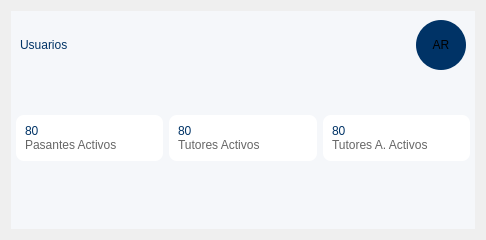
        <widget class="QWidget" name="Pag2_Usuarios">
         <layout class="QVBoxLayout" name="verticalLayout_7">
          <item>
           <widget class="QFrame" name="frame_15">
            <property name="styleSheet">
             <string notr="true">QFrame{
	background-color: rgb(245, 247, 250);
	border:none;
}</string>
            </property>
            <property name="frameShape">
             <enum>QFrame::Shape::StyledPanel</enum>
            </property>
            <property name="frameShadow">
             <enum>QFrame::Shadow::Raised</enum>
            </property>
            <layout class="QVBoxLayout" name="verticalLayout_24" stretch="1,2,7">
             <property name="spacing">
              <number>6</number>
             </property>
             <property name="leftMargin">
              <number>0</number>
             </property>
             <property name="topMargin">
              <number>0</number>
             </property>
             <property name="rightMargin">
              <number>0</number>
             </property>
             <property name="bottomMargin">
              <number>0</number>
             </property>
             <item>
              <widget class="QFrame" name="frame_16">
               <property name="frameShape">
                <enum>QFrame::Shape::StyledPanel</enum>
               </property>
               <property name="frameShadow">
                <enum>QFrame::Shadow::Raised</enum>
               </property>
               <layout class="QHBoxLayout" name="horizontalLayout_10">
                <item>
                 <widget class="QLabel" name="label_34">
                  <property name="styleSheet">
                   <string notr="true">color: rgb(0, 51, 102);
font: 800 16pt &quot;Segoe UI&quot;;</string>
                  </property>
                  <property name="text">
                   <string>Usuarios</string>
                  </property>
                 </widget>
                </item>
                <item>
                 <spacer name="horizontalSpacer_5">
                  <property name="orientation">
                   <enum>Qt::Orientation::Horizontal</enum>
                  </property>
                  <property name="sizeHint" stdset="0">
                   <size>
                    <width>342</width>
                    <height>20</height>
                   </size>
                  </property>
                 </spacer>
                </item>
                <item>
                 <widget class="QFrame" name="frame_32">
                  <property name="styleSheet">
                   <string notr="true">background-color: rgb(0, 51, 102);

border-radius: 25px;
border: none;
min-width:50px;
min-height:50px;
max-width:50px;
max-height:50px;</string>
                  </property>
                  <property name="frameShape">
                   <enum>QFrame::Shape::StyledPanel</enum>
                  </property>
                  <property name="frameShadow">
                   <enum>QFrame::Shadow::Raised</enum>
                  </property>
                  <layout class="QVBoxLayout" name="verticalLayout_28">
                   <property name="spacing">
                    <number>0</number>
                   </property>
                   <property name="leftMargin">
                    <number>0</number>
                   </property>
                   <property name="topMargin">
                    <number>0</number>
                   </property>
                   <property name="rightMargin">
                    <number>0</number>
                   </property>
                   <property name="bottomMargin">
                    <number>0</number>
                   </property>
                   <item>
                    <widget class="QLabel" name="label_35">
                     <property name="styleSheet">
                      <string notr="true">background-color: transparent;
font: 20pt &quot;Segoe UI&quot;;
</string>
                     </property>
                     <property name="text">
                      <string>AR</string>
                     </property>
                     <property name="alignment">
                      <set>Qt::AlignmentFlag::AlignCenter</set>
                     </property>
                    </widget>
                   </item>
                  </layout>
                 </widget>
                </item>
               </layout>
              </widget>
             </item>
             <item>
              <widget class="QFrame" name="frame_33">
               <property name="frameShape">
                <enum>QFrame::Shape::StyledPanel</enum>
               </property>
               <property name="frameShadow">
                <enum>QFrame::Shadow::Raised</enum>
               </property>
               <layout class="QHBoxLayout" name="horizontalLayout_11">
                <property name="leftMargin">
                 <number>5</number>
                </property>
                <property name="topMargin">
                 <number>30</number>
                </property>
                <property name="rightMargin">
                 <number>5</number>
                </property>
                <property name="bottomMargin">
                 <number>30</number>
                </property>
                <item>
                 <widget class="QFrame" name="frame_34">
                  <property name="styleSheet">
                   <string notr="true">background-color: rgb(255, 255, 255);
border:none;
border-radius:8px</string>
                  </property>
                  <property name="frameShape">
                   <enum>QFrame::Shape::StyledPanel</enum>
                  </property>
                  <property name="frameShadow">
                   <enum>QFrame::Shadow::Raised</enum>
                  </property>
                  <layout class="QVBoxLayout" name="verticalLayout_29">
                   <property name="spacing">
                    <number>0</number>
                   </property>
                   <item>
                    <widget class="QLabel" name="label_36">
                     <property name="styleSheet">
                      <string notr="true">color: rgb(0, 51, 102);
font: 600 24pt &quot;Segoe UI&quot;;</string>
                     </property>
                     <property name="text">
                      <string>80</string>
                     </property>
                    </widget>
                   </item>
                   <item>
                    <widget class="QLabel" name="label_37">
                     <property name="styleSheet">
                      <string notr="true">color: rgb(102, 102, 102);
font: 350 12pt &quot;Segoe UI&quot;;</string>
                     </property>
                     <property name="text">
                      <string>Pasantes Activos</string>
                     </property>
                     <property name="alignment">
                      <set>Qt::AlignmentFlag::AlignLeading|Qt::AlignmentFlag::AlignLeft|Qt::AlignmentFlag::AlignTop</set>
                     </property>
                    </widget>
                   </item>
                  </layout>
                 </widget>
                </item>
                <item>
                 <widget class="QFrame" name="frame_35">
                  <property name="styleSheet">
                   <string notr="true">background-color: rgb(255, 255, 255);
border:none;
border-radius:8px</string>
                  </property>
                  <property name="frameShape">
                   <enum>QFrame::Shape::StyledPanel</enum>
                  </property>
                  <property name="frameShadow">
                   <enum>QFrame::Shadow::Raised</enum>
                  </property>
                  <layout class="QVBoxLayout" name="verticalLayout_30">
                   <property name="spacing">
                    <number>0</number>
                   </property>
                   <item>
                    <widget class="QLabel" name="label_38">
                     <property name="styleSheet">
                      <string notr="true">color: rgb(0, 51, 102);
font: 600 24pt &quot;Segoe UI&quot;;</string>
                     </property>
                     <property name="text">
                      <string>80</string>
                     </property>
                    </widget>
                   </item>
                   <item>
                    <widget class="QLabel" name="label_39">
                     <property name="styleSheet">
                      <string notr="true">color: rgb(102, 102, 102);
font: 350 12pt &quot;Segoe UI&quot;;</string>
                     </property>
                     <property name="text">
                      <string>Tutores Activos</string>
                     </property>
                     <property name="alignment">
                      <set>Qt::AlignmentFlag::AlignLeading|Qt::AlignmentFlag::AlignLeft|Qt::AlignmentFlag::AlignTop</set>
                     </property>
                    </widget>
                   </item>
                  </layout>
                 </widget>
                </item>
                <item>
                 <widget class="QFrame" name="frame_36">
                  <property name="styleSheet">
                   <string notr="true">background-color: rgb(255, 255, 255);
border:none;
border-radius:8px</string>
                  </property>
                  <property name="frameShape">
                   <enum>QFrame::Shape::StyledPanel</enum>
                  </property>
                  <property name="frameShadow">
                   <enum>QFrame::Shadow::Raised</enum>
                  </property>
                  <layout class="QVBoxLayout" name="verticalLayout_31">
                   <property name="spacing">
                    <number>0</number>
                   </property>
                   <item>
                    <widget class="QLabel" name="label_40">
                     <property name="styleSheet">
                      <string notr="true">color: rgb(0, 51, 102);
font: 600 24pt &quot;Segoe UI&quot;;</string>
                     </property>
                     <property name="text">
                      <string>80</string>
                     </property>
                    </widget>
                   </item>
                   <item>
                    <widget class="QLabel" name="label_41">
                     <property name="styleSheet">
                      <string notr="true">color: rgb(102, 102, 102);
font: 350 12pt &quot;Segoe UI&quot;;</string>
                     </property>
                     <property name="text">
                      <string>Tutores A. Activos</string>
                     </property>
                     <property name="alignment">
                      <set>Qt::AlignmentFlag::AlignLeading|Qt::AlignmentFlag::AlignLeft|Qt::AlignmentFlag::AlignTop</set>
                     </property>
                    </widget>
                   </item>
                  </layout>
                 </widget>
                </item>
               </layout>
              </widget>
             </item>
             <item>
              <widget class="QFrame" name="frame_37">
               <property name="frameShape">
                <enum>QFrame::Shape::StyledPanel</enum>
               </property>
               <property name="frameShadow">
                <enum>QFrame::Shadow::Raised</enum>
               </property>
               <layout class="QGridLayout" name="gridLayout_5">
                <item row="0" column="0">
                 <widget class="QLabel" name="label_5">
                  <property name="text">
                   <string/>
                  </property>
                  <property name="pixmap">
                   <pixmap>emblemencryptedunlocked_93483.png</pixmap>
                  </property>
                  <property name="alignment">
                   <set>Qt::AlignmentFlag::AlignCenter</set>
                  </property>
                 </widget>
                </item>
               </layout>
              </widget>
             </item>
            </layout>
           </widget>
          </item>
         </layout>
        </widget>
